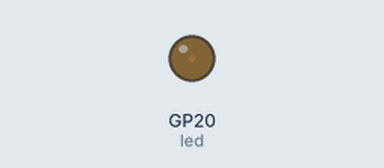
This program was run on a simulated Raspberry Pi Pico running MicroPython. Parts: output pins drawn as LEDs (lit = HIGH).

Above: at 0.05 s.
At 1.15 s:
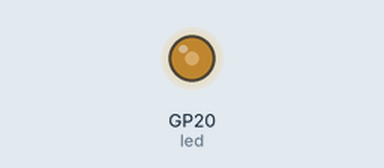
At 2.3 s:
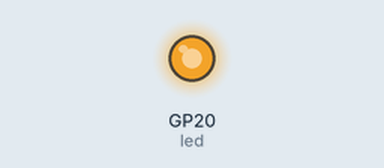
At 4.55 s:
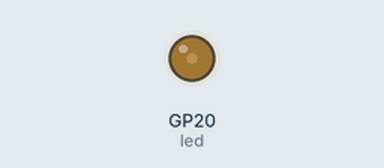
Timing chart, 0 to 6.7 s (numbered marks = the images above):
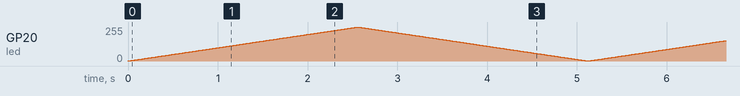

The program:

4_3_1_pwm.py
```python
# Rui Santos & Sara Santos - Random Nerd Tutorials
# Complete project details at https://RandomNerdTutorials.com/raspberry-pi-pico-w-micropython-ebook/

from machine import Pin, PWM
from time import sleep

# Set up PWM Pin
led = machine.Pin(20)
led_pwm = PWM(led)
duty_step = 129  # Step size for changing the duty cycle

#Set PWM frequency
frequency = 5000
led_pwm.freq (frequency)

try:
    while True:
        # Increase the duty cycle gradually
        for duty_cycle in range(0, 65536, duty_step):
            led_pwm.duty_u16(duty_cycle)
            sleep(0.005)

        # Decrease the duty cycle gradually
        for duty_cycle in range(65536, 0, -duty_step):
            led_pwm.duty_u16(duty_cycle)
            sleep(0.005)

except KeyboardInterrupt:
    print("Keyboard interrupt")
    led_pwm.duty_u16(0)
    print(led_pwm)
    led_pwm.deinit()
```
